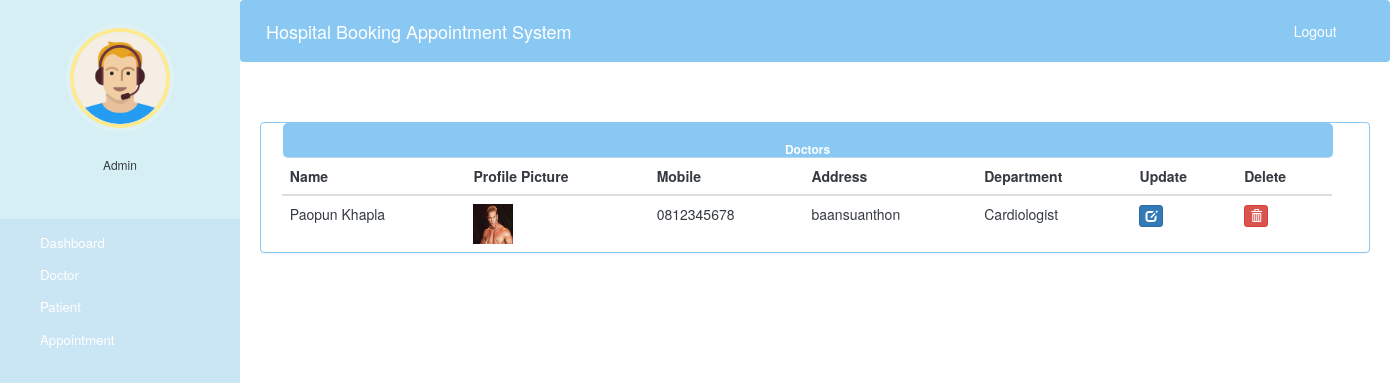
The app's page /admin-view-doctor (signed in) with its own data.
### hospital/models.py (models this page shows, shortened)
class Doctor(models.Model):
    user = models.OneToOneField(User, on_delete=models.CASCADE)
    profile_pic = models.ImageField(upload_to='hospital/static/profile_pic/DoctorProfilePic', null=True, blank=True)
    address = models.CharField(max_length=40)
    mobile = models.CharField(max_length=20, null=True)
    department = models.CharField(max_length=50, choices=departments, default='Cardiologist')
    status = models.BooleanField(default=False)
    @property
    def get_name(self):
        return self.user.first_name+" "+self.user.last_name

### hospital/views.py (the view)
# urls.py: path('admin-view-doctor', views.admin_view_doctor_view,name='admin-view-doctor'),
@login_required(login_url='adminlogin')
@user_passes_test(is_admin)
def admin_view_doctor_view(request):
    doctors=models.Doctor.objects.all().filter(status=True)
    return render(request,'hospital/admin_view_doctor.html',{'doctors':doctors})

### hospital/views.py (called while the page is built)
def is_admin(user):
    return user.groups.filter(name='ADMIN').exists()

### hospital/templates/hospital/admin_view_doctor.html (shortened to what this page needs)
{% extends 'hospital/admin_base.html' %} {% block content %} {%load static%}
<head>
    <link href="//netdna.bootstrapcdn.com/bootstrap/3.0.0/css/bootstrap.min.css" rel="stylesheet" id="bootstrap-css">
</head>
<div class="container">
    <div class="panel panel-primary;" style=" border-color: rgba(137, 200, 242, 1);">
        <div class="panel-heading" style="background: rgba(137, 200, 242, 1); border-color:rgba(181, 217, 236, 1) ;
    width: 105rem; height: 3.5rem; margin-left: 0.57cm; border-radius: 5px;">
            <h6 class="panel-title;" style="font-weight: bold; ;color: #fff;">Doctors</h6>
        </div>
        <table class="table table-hover" id="dev-table" style="color: #343A40; margin-left: 0.55cm; width: 105rem;">
            <thead>
                <tr style="color: #343A40;">
                    <th>Name</th>
                    <th>Profile Picture</th>
                    <th>Mobile</th>
                    <th>Address</th>
                    <th>Department</th>
                    <th>Update</th>
                    <th>Delete</th>
                </tr>
            </thead>
            {% for d in doctors %}
            <tr style="color: #343A40;">
                <td style="color: #343A40; margin-left: 0.78cm;"> {{d.get_name}}</td>
                <td> <img src="{{ d.profile_pic.url }}" alt="Profile Pic" height="40px" width="40px" /></td>
                <td style="color: #343A40; margin-left: 0.78cm;">{{d.mobile}}</td>
                <td style="color: #343A40; margin-left: 0.78cm;">{{d.address}}</td>
                <td style="color: #343A40; margin-left: 0.78cm;">{{d.department}}</td>
                <td><a class="btn btn-primary btn-xs" href="{% url 'update-doctor' d.id  %}"><span class="glyphicon glyphicon-edit"></span></a></td>
                <td><a class="btn btn-danger btn-xs" href="{% url 'delete-doctor-from-hospital' d.id  %}"><span class="glyphicon glyphicon-trash"></span></a></td>
            </tr>
            {% endfor %}
        </table>
    </div>
</div>
{% endblock content %}

### hospital/static/style.css (style rules this page uses)
body { padding-left: 240px; }

### hospital/templates/hospital/admin_base.html (style rules this page uses)
a:link { text-decoration: none; }
a { color: white; }
body { padding-left: 240px; }

### hospital/templates/hospital/admin_view_doctor.html (style rules this page uses)
a:link { text-decoration: none; }
h6 { text-align: center; }

### records on screen
Doctor: get_name "Paopun Khapla", profile_pic (picture), mobile "0812345678", address "baansuanthon", department "Cardiologist"
